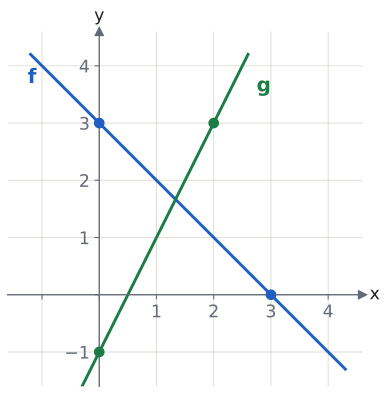

Python code for this plot:
import sys; sys.path.insert(0, "tools")
from cizim import *

# Alıştırma soru 5. f(x) = 3 − x (mavi), g(x) = 2x − 1 (yeşil). Kurallar soruda verilmez.
fig, ax = sekil(5.0, 4.8)
eksenler(ax, x=(-1.6, 4.6), y=(-1.6, 4.6))
ax.set_aspect("equal")
ax.set_xticks(range(-1, 5)); ax.set_xticklabels(["", "", "1", "2", "3", "4"])
ax.set_yticks(range(-1, 5)); ax.set_yticklabels(["−1", "", "1", "2", "3", "4"])
xs = np.linspace(-1.2, 4.3, 20); ax.plot(xs, 3 - xs, color=MAVI)
xs = np.linspace(-0.3, 2.6, 20); ax.plot(xs, 2 * xs - 1, color=YESIL)
for p in ((0, 3), (3, 0)): nokta(ax, *p, renk=MAVI)
for p in ((0, -1), (2, 3)): nokta(ax, *p, renk=YESIL)
ax.text(-1.25, 3.7, "f", color=MAVI, fontsize=15, fontweight="bold")
ax.text(2.75, 3.55, "g", color=YESIL, fontsize=15, fontweight="bold")
kaydet(fig, __file__)
